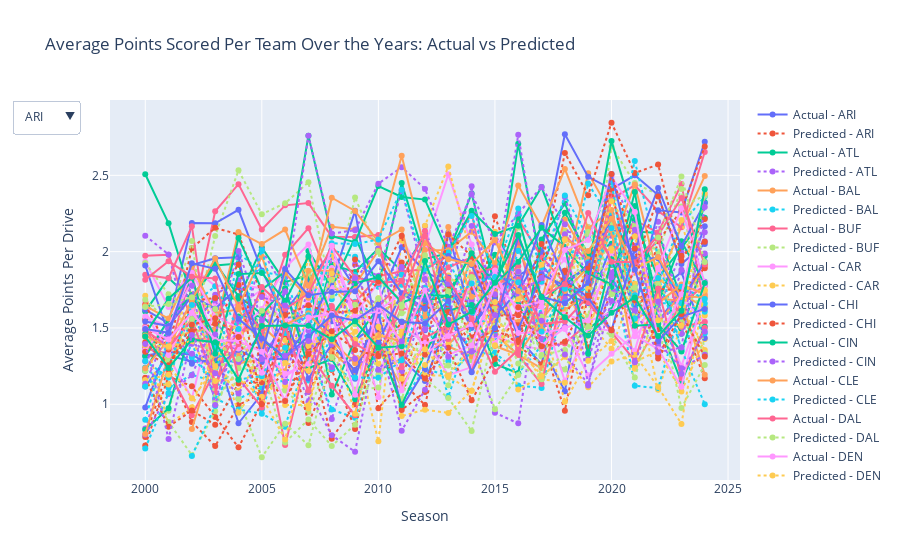

Notebook cell for this chart:
### Code cell
teams = comparison_df['team'].unique()
fig = go.Figure()

for team in teams:
    team_data = comparison_df[comparison_df['team'] == team]
    fig.add_trace(go.Scatter(x=team_data['season'], y=team_data['drive_points'],
                              mode='lines+markers', name=f'Actual - {team}'))
    fig.add_trace(go.Scatter(x=team_data['season'], y=team_data['predicted_drive_points'],
                              mode='lines+markers', name=f'Predicted - {team}', line=dict(dash='dot')))

fig.update_layout(
    title='Average Points Scored Per Team Over the Years: Actual vs Predicted',
    xaxis_title='Season',
    yaxis_title='Average Points Per Drive',
    updatemenus=[
        {
            'buttons': [
                {
                    'label': team,
                    'method': 'update',
                    'args': [
                        {'visible': [str(team) in trace.name for trace in fig.data]},
                        {'title': f'Average Points for {team}'}
                    ]
                }
                for team in teams
            ],
            'direction': 'down',
            'showactive': True,
        }
    ]
)

fig.show()
